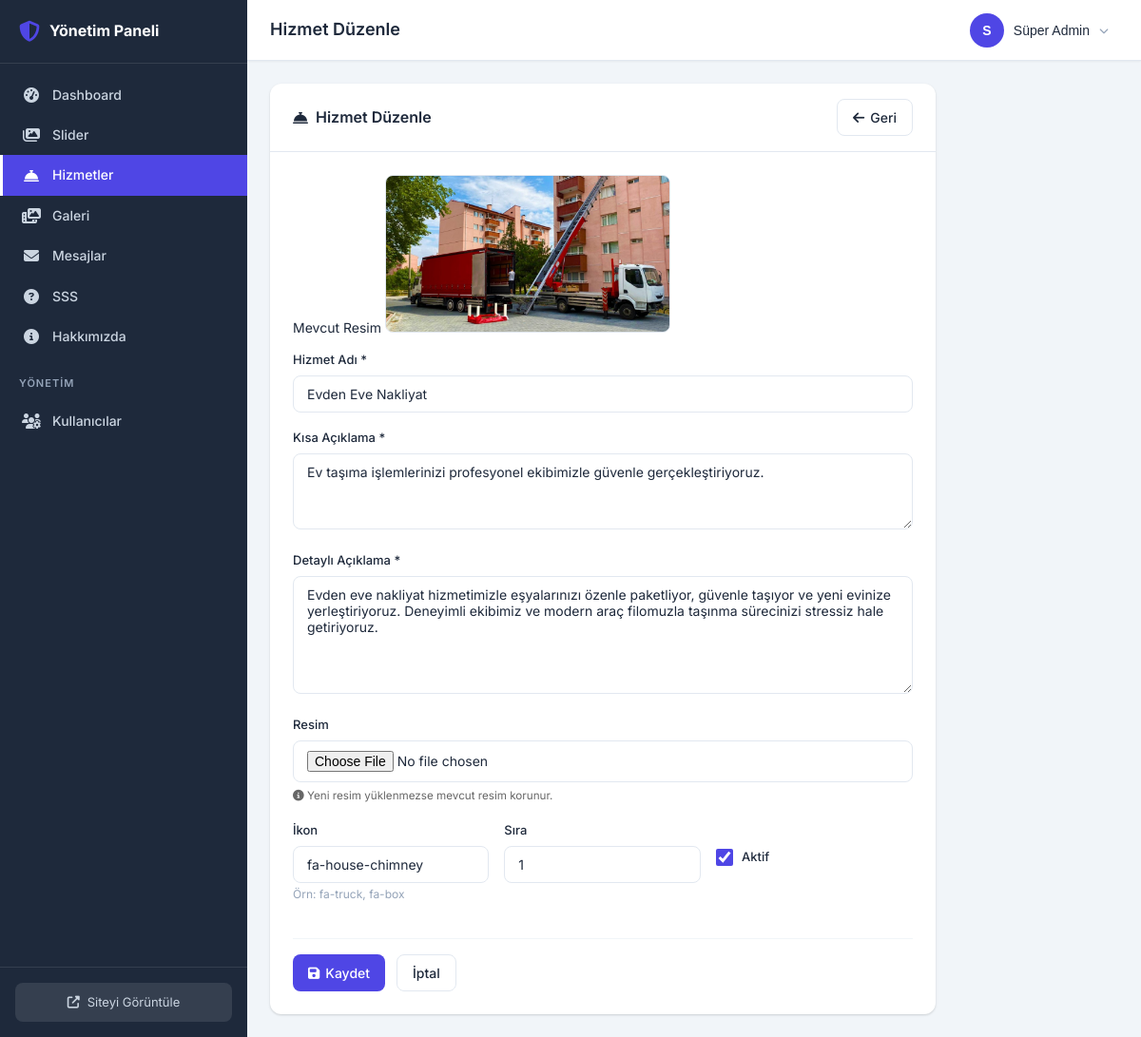
Screenshot of /gizli-yonetim-x7c8v9/services/1/edit/ (signed in) with the database file from the repository.
### custom_admin/models.py (models this page shows, shortened)
class AdminUser(models.Model):
    ROLE_CHOICES = [
        ('superadmin', 'Süper Admin'),
        ('admin', 'Admin'),
    ]
    id = models.UUIDField(primary_key=True, default=uuid.uuid4, editable=False)
    username = models.CharField(max_length=50, unique=True, verbose_name="Kullanıcı Adı")
    password_hash = models.CharField(max_length=256, verbose_name="Şifre Hash")
    email = models.EmailField(blank=True, verbose_name="E-posta")
    first_name = models.CharField(max_length=100, blank=True, verbose_name="Ad")
    last_name = models.CharField(max_length=100, blank=True, verbose_name="Soyad")
    role = models.CharField(max_length=20, choices=ROLE_CHOICES, default='admin', verbose_name="Rol")
    is_active = models.BooleanField(default=True, verbose_name="Aktif")
    created_at = models.DateTimeField(auto_now_add=True, verbose_name="Oluşturulma Tarihi")
    updated_at = models.DateTimeField(auto_now=True, verbose_name="Güncellenme Tarihi")
    last_login = models.DateTimeField(null=True, blank=True, verbose_name="Son Giriş")
    can_manage_sliders = models.BooleanField(default=True, verbose_name="Slider Yönetimi")
    can_manage_services = models.BooleanField(default=True, verbose_name="Hizmet Yönetimi")
    can_manage_gallery = models.BooleanField(default=True, verbose_name="Galeri Yönetimi")
    can_manage_messages = models.BooleanField(default=True, verbose_name="Mesaj Yönetimi")
    can_manage_faq = models.BooleanField(default=True, verbose_name="SSS Yönetimi")
    can_manage_about = models.BooleanField(default=True, verbose_name="Hakkımızda Yönetimi")
    class Meta:
        verbose_name = "Admin Kullanıcı"
        verbose_name_plural = "Admin Kullanıcılar"
        ordering = ['-created_at']
    @property
    def is_superadmin(self):
        return self.role == 'superadmin'
    @property
    def full_name(self):
        name = f"{self.first_name} {self.last_name}".strip()
        return name or self.username
    def has_permission(self, permission_name):
        if self.is_superadmin:
            return True
        return getattr(self, permission_name, False)

### core/models.py (models this page shows, shortened)
class Service(models.Model):
    title = models.CharField(max_length=200, verbose_name="Hizmet Adı")
    short_description = models.TextField(verbose_name="Kısa Açıklama", max_length=300)
    description = models.TextField(verbose_name="Detaylı Açıklama")
    image = models.ImageField(upload_to='services/', verbose_name="Resim")
    icon = models.CharField(max_length=50, verbose_name="İkon (Font Awesome)", default="fa-truck")
    order = models.PositiveIntegerField(default=0, verbose_name="Sıra")
    is_active = models.BooleanField(default=True, verbose_name="Aktif")
    class Meta:
        verbose_name = "Hizmet"
        verbose_name_plural = "Hizmetler"
        ordering = ['order']

### custom_admin/views.py (the view)
# urls.py: path('services/<int:pk>/edit/', views.service_edit, name='service_edit'),
@admin_login_required
@permission_required('can_manage_services')
@csrf_protect
def service_edit(request, pk):
    service = get_object_or_404(Service, pk=pk)
    if request.method == 'POST':
        form = ServiceForm(request.POST, request.FILES, instance=service)
        if form.is_valid():
            form.save()
            messages.success(request, 'Hizmet güncellendi.')
            return redirect('custom_admin:service_list')
    else:
        form = ServiceForm(instance=service)
    return render(request, 'custom_admin/services/form.html', {
        'form': form,
        'title': 'Hizmet Düzenle',
        'edit_mode': True,
        'obj': service,
        'admin_user': request.admin_user,
    })

### custom_admin/forms.py (shortened to what this page needs)
class ServiceForm(forms.ModelForm):
    class Meta:
        model = Service
        fields = ['title', 'short_description', 'description', 'image', 'icon', 'order', 'is_active']
        widgets = {
            'title': forms.TextInput(attrs={'class': 'form-control', 'placeholder': 'Hizmet Adı'}),
            'short_description': forms.Textarea(attrs={'class': 'form-control', 'rows': 3, 'placeholder': 'Kısa Açıklama'}),
            'description': forms.Textarea(attrs={'class': 'form-control', 'rows': 6, 'placeholder': 'Detaylı Açıklama'}),
            'image': forms.FileInput(attrs={'class': 'form-control', 'accept': 'image/*'}),
            'icon': forms.TextInput(attrs={'class': 'form-control', 'placeholder': 'fa-truck'}),
            'order': forms.NumberInput(attrs={'class': 'form-control', 'min': 0}),
            'is_active': forms.CheckboxInput(attrs={'class': 'form-check-input'}),
        }
    def __init__(self, *args, **kwargs):
        super().__init__(*args, **kwargs)
        if self.instance and self.instance.pk:
            self.fields['image'].required = False

### custom_admin/context_processors.py (called while the page is built)
def admin_context(request):
    context = {}
    if hasattr(request, 'admin_user'):
        context['unread_count'] = ContactMessage.objects.filter(is_read=False).count()
    return context

### custom_admin/templates/custom_admin/services/form.html (shortened to what this page needs)
{% extends "custom_admin/base.html" %}
{% block page_title %}{{ title }}{% endblock %}
{% block content %}
<div class="card" style="max-width: 700px;">
    <div class="card-header">
        <h2><i class="fas fa-concierge-bell"></i> {{ title }}</h2>
        <a href="{% url 'custom_admin:service_list' %}" class="btn btn-outline">
            <i class="fas fa-arrow-left"></i> Geri
        </a>
    </div>
    <div class="card-body">
        <form method="post" enctype="multipart/form-data">
            {% if edit_mode and obj.image %}
            <div class="current-image">
                <label>Mevcut Resim</label>
                <img src="{{ obj.image.url }}" alt="{{ obj.title }}" class="preview-image">
            </div>
            {% endif %}
            <div class="form-group">
                <label>Hizmet Adı *</label>
                {{ form.title }}
            </div>
            <div class="form-group">
                <label>Kısa Açıklama *</label>
                {{ form.short_description }}
            </div>
            <div class="form-group">
                <label>Detaylı Açıklama *</label>
                {{ form.description }}
            </div>
            <div class="form-group">
                <label>Resim {% if not edit_mode %}*{% endif %}</label>
                {{ form.image }}
                {% if edit_mode %}
                <small style="color: #666; display: block; margin-top: 5px;">
                    <i class="fas fa-info-circle"></i> Yeni resim yüklenmezse mevcut resim korunur.
                </small>
                {% endif %}
            </div>
            <div class="form-row">
                <div class="form-group col-4">
                    <label>İkon</label>
                    {{ form.icon }}
                    <small class="form-text">Örn: fa-truck, fa-box</small>
                </div>
                <div class="form-group col-4">
                    <label>Sıra</label>
                    {{ form.order }}
                </div>
                <div class="form-group col-4">
                    <label class="form-check-label">
                        {{ form.is_active }} Aktif
                    </label>
                </div>
            </div>
            <div class="form-actions">
                <button type="submit" class="btn btn-primary">
                    <i class="fas fa-save"></i> Kaydet
                </button>
                <a href="{% url 'custom_admin:service_list' %}" class="btn btn-outline">İptal</a>
            </div>
        </form>
    </div>
</div>
{% endblock %}

### custom_admin/templates/custom_admin/base.html (shortened to what this page needs)
{% load static %}
<!DOCTYPE html>
<html lang="tr" data-theme="light">
<head>
    <link rel="stylesheet" href="https://cdnjs.cloudflare.com/ajax/libs/font-awesome/6.4.0/css/all.min.css">
    <link rel="stylesheet" href="{% static 'custom_admin/css/admin.css' %}">
</head>
<body>
    <div class="admin-wrapper">
        <aside class="sidebar" id="sidebar">
            <div class="sidebar-header">
                <div class="sidebar-logo">
                    <i class="fas fa-shield-alt"></i>
                    <span>Yönetim Paneli</span>
                </div>
            </div>
            <nav class="sidebar-nav">
                <ul>
                    <li>
                        <a href="{% url 'custom_admin:dashboard' %}" class="{% if request.resolver_match.url_name == 'dashboard' %}active{% endif %}">
                            <i class="fas fa-tachometer-alt"></i>
                            <span>Dashboard</span>
                        </a>
                    </li>
                    {% if admin_user.has_permission.can_manage_sliders or admin_user.is_superadmin %}
                    <li>
                        <a href="{% url 'custom_admin:slider_list' %}" class="{% if 'slider' in request.resolver_match.url_name %}active{% endif %}">
                            <i class="fas fa-images"></i>
                            <span>Slider</span>
                        </a>
                    </li>
                    {% endif %}
                    {% if admin_user.has_permission.can_manage_services or admin_user.is_superadmin %}
                    <li>
                        <a href="{% url 'custom_admin:service_list' %}" class="{% if 'service' in request.resolver_match.url_name %}active{% endif %}">
                            <i class="fas fa-concierge-bell"></i>
                            <span>Hizmetler</span>
                        </a>
                    </li>
                    {% endif %}
                    {% if admin_user.has_permission.can_manage_gallery or admin_user.is_superadmin %}
                    <li>
                        <a href="{% url 'custom_admin:gallery_list' %}" class="{% if 'gallery' in request.resolver_match.url_name %}active{% endif %}">
                            <i class="fas fa-photo-video"></i>
                            <span>Galeri</span>
                        </a>
                    </li>
                    {% endif %}
                    {% if admin_user.has_permission.can_manage_messages or admin_user.is_superadmin %}
                    <li>
                        <a href="{% url 'custom_admin:message_list' %}" class="{% if 'message' in request.resolver_match.url_name %}active{% endif %}">
                            <i class="fas fa-envelope"></i>
                            <span>Mesajlar</span>
                        </a>
                    </li>
                    {% endif %}
                    {% if admin_user.has_permission.can_manage_faq or admin_user.is_superadmin %}
                    <li>
                        <a href="{% url 'custom_admin:faq_list' %}" class="{% if 'faq' in request.resolver_match.url_name %}active{% endif %}">
                            <i class="fas fa-question-circle"></i>
                            <span>SSS</span>
                        </a>
                    </li>
                    {% endif %}
                    {% if admin_user.has_permission.can_manage_about or admin_user.is_superadmin %}
                    <li>
                        <a href="{% url 'custom_admin:about_edit' %}" class="{% if 'about' in request.resolver_match.url_name %}active{% endif %}">
                            <i class="fas fa-info-circle"></i>
                            <span>Hakkımızda</span>
                        </a>
                    </li>
                    {% endif %}
                    {% if admin_user.is_superadmin %}
                    <li class="nav-divider">
                        <span>YÖNETİM</span>
                    </li>
                    <li>
                        <a href="{% url 'custom_admin:user_list' %}" class="{% if 'user' in request.resolver_match.url_name %}active{% endif %}">
                            <i class="fas fa-users-cog"></i>
                            <span>Kullanıcılar</span>
                        </a>
                    </li>
                    {% endif %}
                </ul>
            </nav>
            <div class="sidebar-footer">
                <a href="/" target="_blank" class="btn-site-view">
                    <i class="fas fa-external-link-alt"></i>
                    <span>Siteyi Görüntüle</span>
                </a>
            </div>
        </aside>
        <main class="main-content">
            <header class="topbar">
                <div class="topbar-left">
                    <h1 class="page-title">{% block page_title %}Dashboard{% endblock %}</h1>
                </div>
                <div class="topbar-right">
                    <div class="user-dropdown" id="userDropdown">
                        <button class="user-dropdown-toggle">
                            <div class="user-avatar">
                                {{ admin_user.username|first|upper }}
                            </div>
                            <span class="user-name">{{ admin_user.full_name }}</span>
                            <i class="fas fa-chevron-down"></i>
                        </button>
                    </div>
                </div>
            </header>
            <div class="content-area">
                {% block content %}{% endblock %}
            </div>
        </main>
    </div>
</body>
</html>

### rows the page displays
AdminUser: username|first "S", full_name "Süper Admin"
Service: image (picture), title "Evden Eve Nakliyat", short_description "Ev taşıma işlemlerinizi profesyonel ekibimizle güvenle gerçekleştiriyoruz.", description "Evden eve nakliyat hizmetimizle eşyalarınızı özenle paketliyor, güvenle taşıyor ve yeni evinize yerleştiriyoruz. Deneyimli ekibimiz ve modern araç filomuzla taşınma sürecinizi stressiz hale getiriyoruz.", icon "fa-house-chimney", order "1", is_active "☑"

### other values shown
{{ title }} "Hizmet Düzenle"
